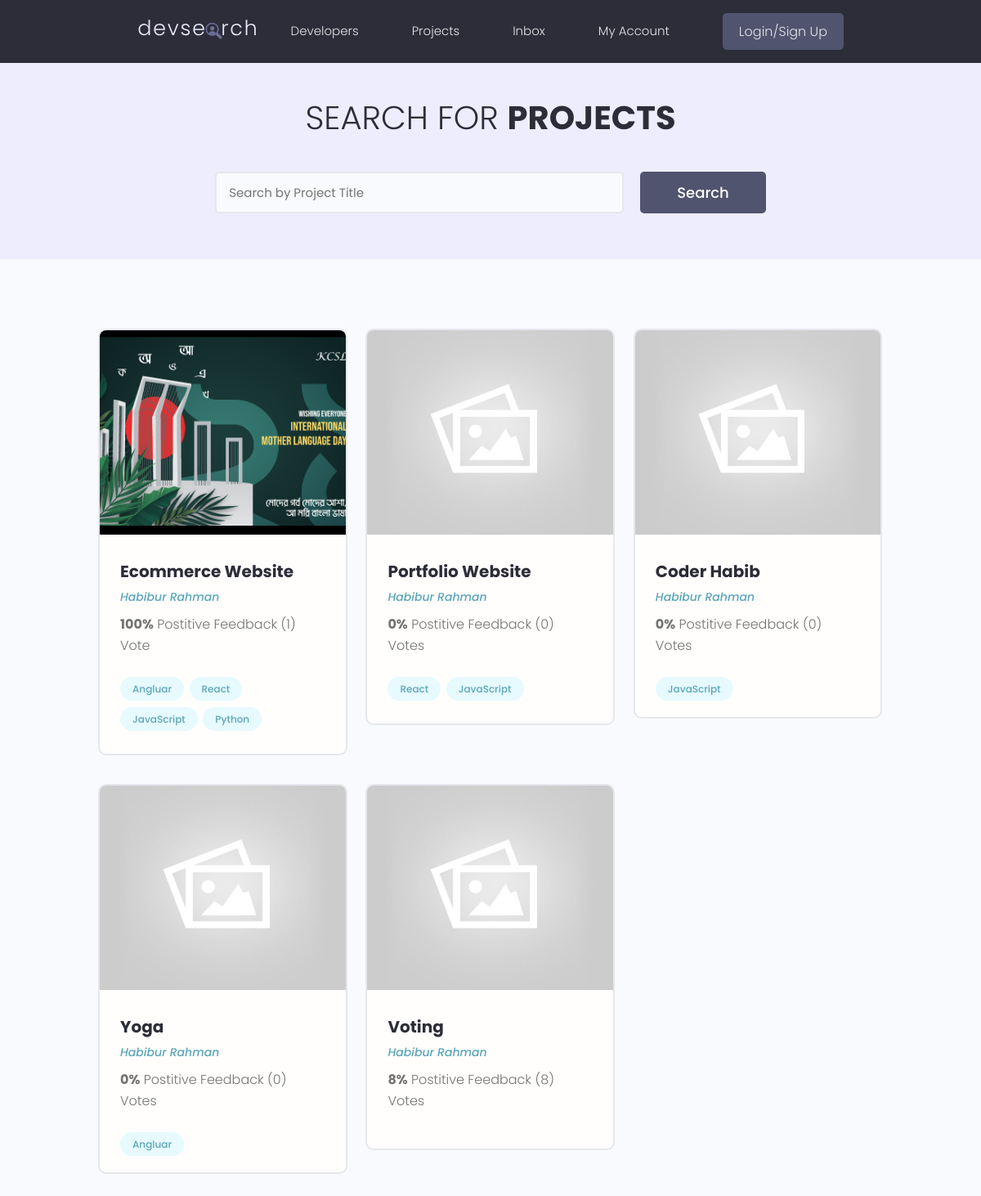
Page /projects/?page=2 on the earlier database version.
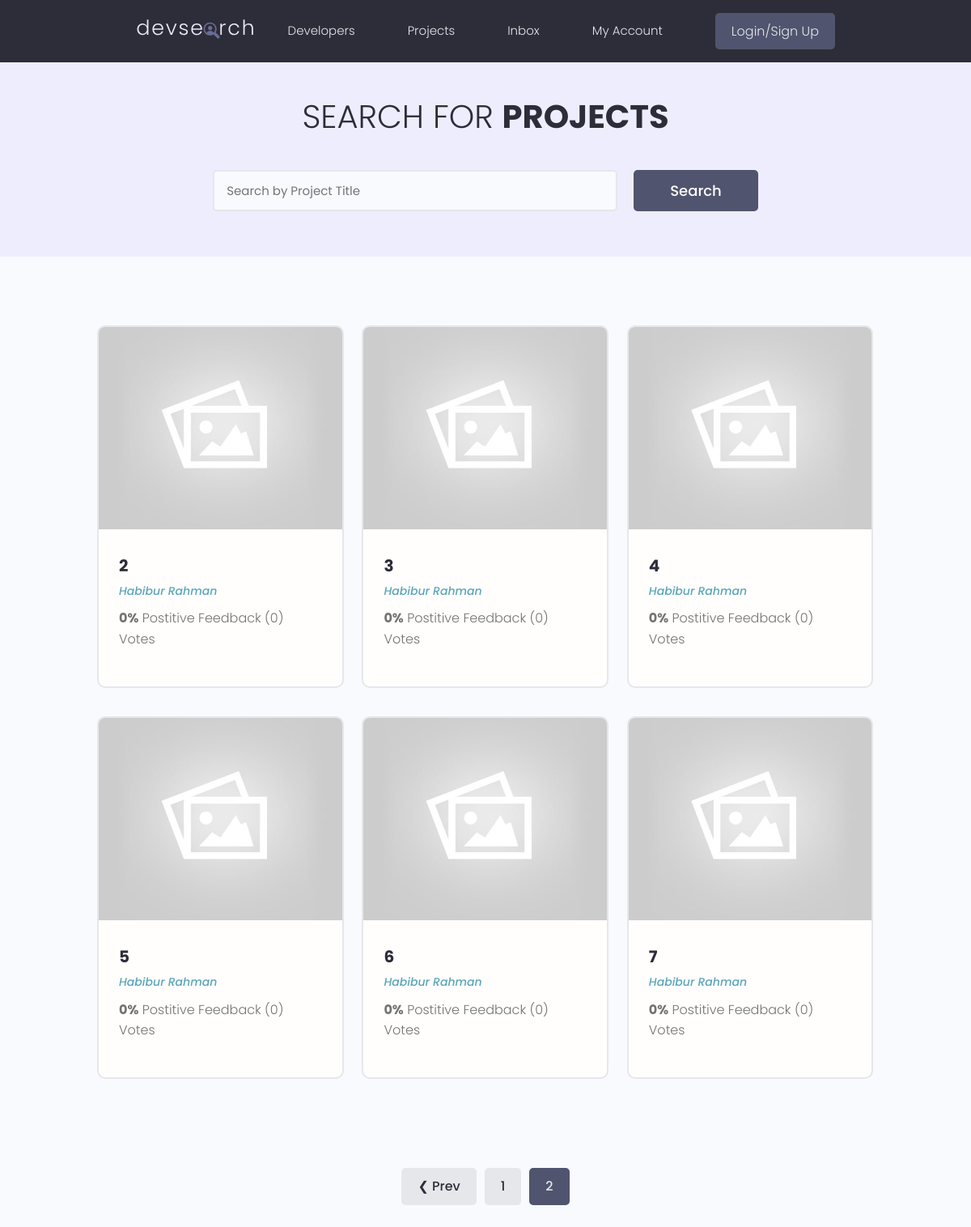
Same page on the later database version.
### projects/models.py (models this page shows, shortened)
class Project(models.Model):
    owner = models.ForeignKey(Profile,null= True, on_delete=models.SET_NULL)
    title = models.CharField(max_length=200)
    description = models.TextField(null=True, blank=True)
    featured_image = models.ImageField(null=True, blank=True,default="default.jpg")
    demo_link = models.CharField(max_length=2000, null=True, blank=True)
    source_link = models.CharField(max_length=2000, null=True, blank=True)
    tags = models.ManyToManyField('Tag', blank=True)
    vote_total = models.IntegerField(default=0, null=True, blank=True)
    vote_ratio = models.IntegerField(default=0, null=True, blank=True)
    created = models.DateField(auto_now_add=True)
    id = models.UUIDField(default=uuid.uuid4, unique=True, primary_key=True, editable=False)
    class Meta:
        ordering = ['created']

class Tag(models.Model):
    name = models.CharField(max_length=200)
    created = models.DateField(auto_now_add=True)
    id = models.UUIDField(default=uuid.uuid4, unique=True, primary_key=True, editable=False)
    def __str__(self):
        return self.name

### users/models.py (models this page shows, shortened)
class Profile(models.Model):
    user = models.OneToOneField(User, on_delete=models.CASCADE, null=True, blank=True)
    name = models.CharField(max_length=200, blank=True, null=True)
    email = models.EmailField(max_length=500, blank=True, null=True)
    username = models.CharField(max_length=200, blank=True, null=True)
    location = models.CharField(max_length=200, blank=True, null=True)
    short_intro = models.CharField(max_length=200, blank=True, null=True)
    bio = models.TextField(blank=True, null=True)
    profile_image = models.ImageField(null=True, blank=True, upload_to='profiles/', default='profiles/user-default.png')
    social_github = models.CharField(max_length=200, blank=True, null=True)
    social_twitter = models.CharField(max_length=200, blank=True, null=True)
    social_linkedin = models.CharField(max_length=200, blank=True, null=True)
    social_youtube = models.CharField(max_length=200, blank=True, null=True)
    social_website = models.CharField(max_length=200, blank=True, null=True)
    created = models.DateField(auto_now_add=True)
    id = models.UUIDField(default=uuid.uuid4, unique=True, primary_key=True, editable=False)

### projects/views.py (the view)
# urls.py: path('projects/', include('projects.urls')),
def projects(request):
    projects, search_query = searchProject(request)
    custom_range, projects = paginationProject(request, projects, 6)
    context = {'projects': projects, 'search_query': search_query, 'custom_range': custom_range}
    return render(request, 'projects/project.html', context)

### projects/utils.py (called while the page is built)
def searchProject(request):
    search_query = ''
    if request.GET.get('search_query'):
        search_query = request.GET.get('search_query')
    tags = Tag.objects.filter(name__icontains=search_query)
    projects = Project.objects.distinct().filter(
        Q(title__icontains=search_query) |
        Q(description__icontains=search_query) |
        Q(owner__name__icontains=search_query) |
        Q(tags__in = tags)
    )
    return projects, search_query

def paginationProject(request, projects, result):
    page = request.GET.get('page')
    result = result
    paginator = Paginator(projects, result)
    try:
        projects = paginator.page(page)
    except PageNotAnInteger:
        page = 1
        projects = paginator.page(page)
    except EmptyPage:
        page = paginator.num_pages
        projects = paginator.page(page)
    leftIndex = (int(page) - 4)
    if leftIndex < 1:
        leftIndex = 1
    rightIndex = (int(page) + 5)
    if rightIndex > paginator.num_pages:
        rightIndex  = paginator.num_pages + 1
    custom_range = range(leftIndex, rightIndex)
    return custom_range, projects

### projects/templates/projects/project.html (shortened to what this page needs)
{% extends 'main.html' %}
{% block content %}
<main class="projects">
    <section class="hero-section text-center">
      <div class="container container--narrow">
        <div class="hero-section__box">
          <h2>Search for <span>Projects</span></h2>
        </div>
        <div class="hero-section__search">
          <form id="searchForm" class="form" action="{% url 'projects' %}" method="get">
            <div class="form__field">
              <input class="input input--text" id="formInput#search" type="text" name="search_query" value="{{search_query}}"
                placeholder="Search by Project Title" />
            </div>
            <input class="btn btn--sub btn--lg" type="submit" value="Search" />
          </form>
        </div>
      </div>
    </section>
    <section class="projectsList">
      <div class="container">
        <div class="grid grid--three">
        {% for project in projects %}
          <div class="column">
            <div class="card project">
              <a href="{% url 'single-projects' project.id %}" class="project">
                <img class="project__thumbnail" src="{{project.featured_image.url}}" alt="project thumbnail" />
                <div class="card__body">
                  <h3 class="project__title">{{project.title}}</h3>
                  <p><a class="project__author" href="{% url 'user-profiles' project.owner.id %}">{{project.owner.name}}</a></p>
                  <p class="project--rating">
                    <span style="font-weight: bold;">{{project.vote_ratio}}%</span> Postitive
                    Feedback ({{project.vote_total}}) Vote{{project.vote_total|pluralize:"s"}}
                  </p>
                  <div class="project__tags">
                    {% for tag in project.tags.all %}
                    <span class="tag tag--pill tag--main">
                      <small>{{tag}}</small>
                    </span>
                    {% endfor%}
                  </div>
                </div>
              </a>
            </div>
          </div>
        {% endfor %}
        </div>
      </div>
    </section>
    {% include 'pagination.html' with queryset=projects custom_range=custom_range  %}
  </main>
{% endblock content %}

Differences in the rows shown:
no longer on this page (row unchanged): Project: featured_image (picture), title "Ecommerce Website", owner.name "Habibur Rahman", vote_ratio "100", vote_total "1"
no longer on this page (row unchanged): Tag: name "Angluar"
no longer on this page (row unchanged): Tag: name "React"
no longer on this page (row unchanged): Tag: name "JavaScript"
no longer on this page (row unchanged): Tag: name "Python", shown under "Ecommerce Website"
no longer on this page (row unchanged): Project: featured_image (placeholder picture), title "Portfolio Website", owner.name "Habibur Rahman", vote_ratio "0", vote_total "0"
no longer on this page (row unchanged): Project: featured_image (placeholder picture), title "Coder Habib", owner.name "Habibur Rahman", vote_ratio "0", vote_total "0"
no longer on this page (row unchanged): Project: featured_image (placeholder picture), title "Yoga", owner.name "Habibur Rahman", vote_ratio "0", vote_total "0"
no longer on this page (row unchanged): Project: featured_image (placeholder picture), title "Voting", owner.name "Habibur Rahman", vote_ratio "8", vote_total "8"
added Project: featured_image (placeholder picture), title "2", owner.name "Habibur Rahman", vote_ratio "0", vote_total "0"
added Project: featured_image (placeholder picture), title "3", owner.name "Habibur Rahman", vote_ratio "0", vote_total "0"
added Project: featured_image (placeholder picture), title "4", owner.name "Habibur Rahman", vote_ratio "0", vote_total "0"
added Project: featured_image (placeholder picture), title "5", owner.name "Habibur Rahman", vote_ratio "0", vote_total "0"
added Project: featured_image (placeholder picture), title "6", owner.name "Habibur Rahman", vote_ratio "0", vote_total "0"
added Project: featured_image (placeholder picture), title "7", owner.name "Habibur Rahman", vote_ratio "0", vote_total "0"
Other differences:
text now shown: "❮ Prev"
new list line: "1"
new list line: "2"
